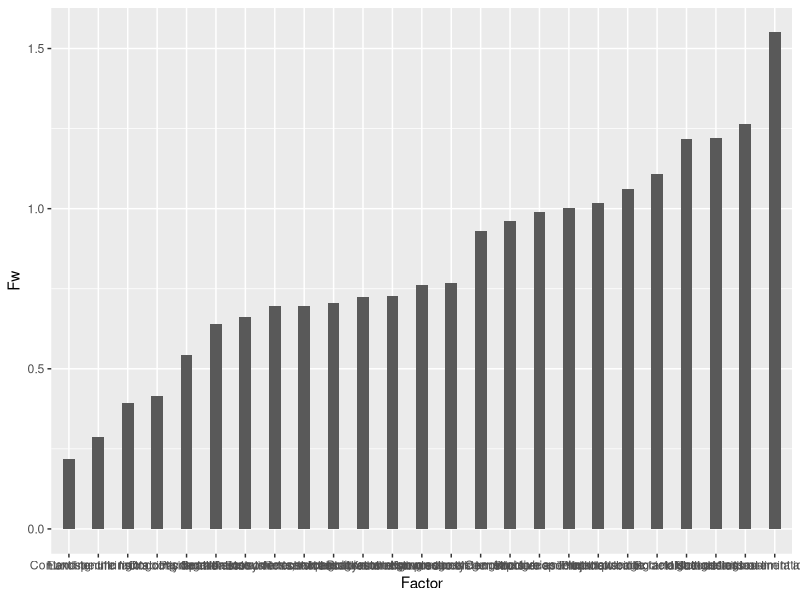
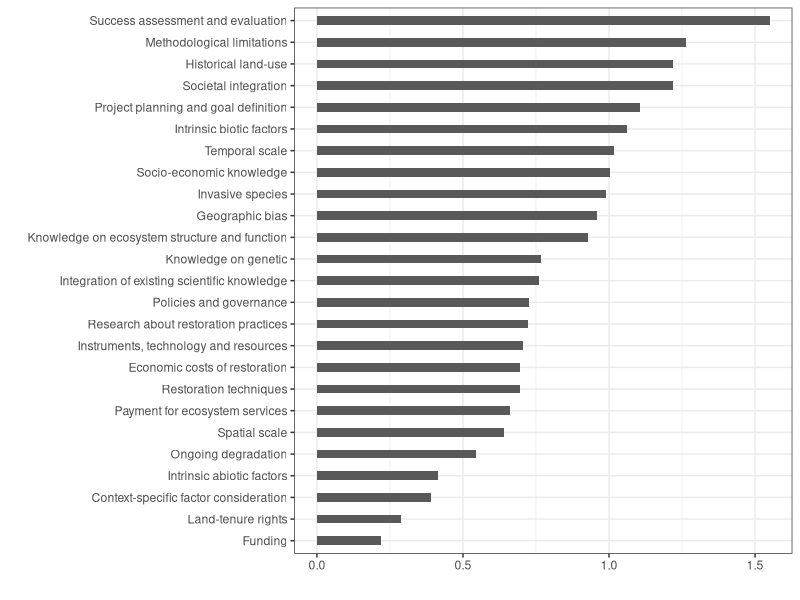
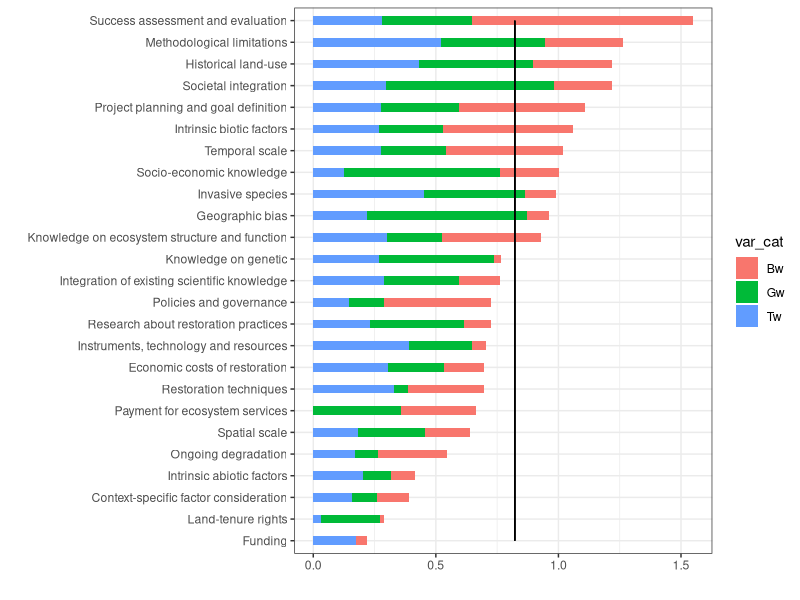

Write R code to recreate these figures, in order.
javi <- read.csv('dataCursoR/javi.csv')
javi$Factor <- as.factor(javi$Factor)
library(forcats)
library(ggplot2)
library(dplyr)

windows(10, 8)
# create a plot using ggplot2
javiPlot <- ggplot(javi, aes(x = Factor, y = Fw)) +
  geom_bar(stat = 'identity')

# plot in decreasing/increasing order
javi %>%
  mutate(Factor = fct_reorder(Factor, Fw)) %>%
  ggplot( aes(x = Factor, y = Fw)) +
  geom_bar(stat="identity", width=.4)

# flip graph and customize label
javi %>%
  mutate(Factor = fct_reorder(Factor, Fw)) %>%
  ggplot( aes(x = Factor, y = Fw)) +
  geom_bar(stat="identity", width=.4) +
  coord_flip() +
  xlab("") +
  ylab("") +
  theme_bw()

# reshape Javi's data-frame

names(javi)[2:(ncol(javi)-1)] <- paste0(1:3, names(javi)[2:(ncol(javi)-1)])
javiLong <- reshape(javi[, 1:(ncol(javi)-1)], direction ='long',
                    idvar = 'Factor', varying = c('1Tw', '2Gw', '3Bw'),
                    v.names = 'value')
javiLong$var_cat <- ifelse(javiLong$time == 1, 'Tw', 'Bw')
javiLong$var_cat <- ifelse(javiLong$time == 2, 'Gw', javiLong$var_cat)

javiLong <- left_join(javiLong, javi[, c('Factor', 'Fw')], by = 'Factor')
javiLong$meanFw <- mean(javiLong[, 'Fw'])

# stacked bar chart with line for mean value of Fw

javiLong %>%
  mutate(Factor = fct_reorder(Factor, Fw)) %>%
  ggplot( aes(x = Factor, y = value, fill = var_cat)) +
  geom_bar(stat="identity", width=.4) +
  coord_flip() +
  xlab("") +
  ylab("") +
  theme_bw() +
  geom_line(aes(x = as.numeric(Factor), y = meanFw))
